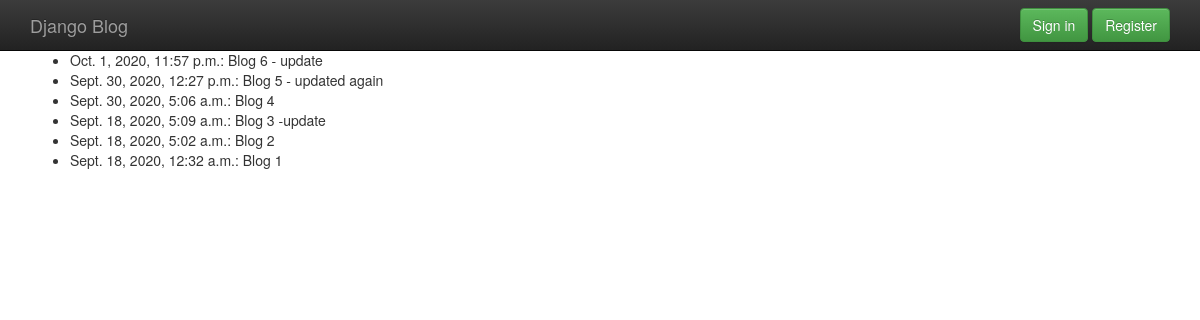
Before: /archive/ with the older database file.
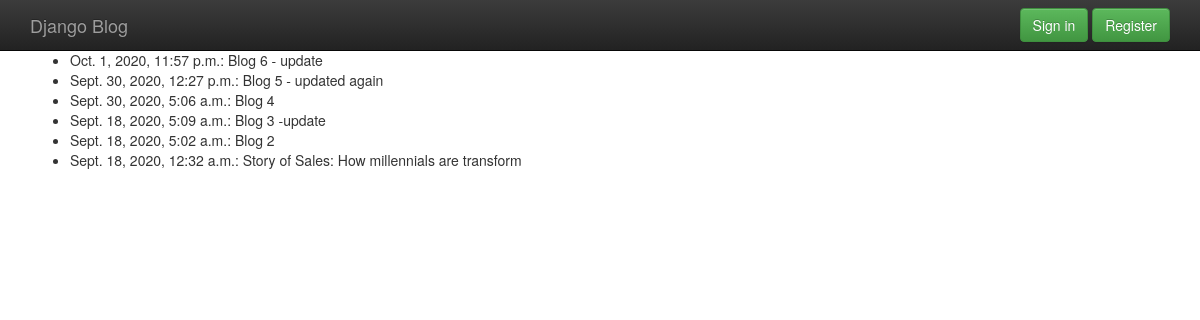
After: the same page with the newer database file.
### blog/models.py (models this page shows, shortened)
class Post(models.Model):
    title = models.CharField(max_length=100)
    content = models.TextField()
    date_posted = models.DateTimeField(default=timezone.now)
    author = models.ForeignKey(User, on_delete=models.CASCADE)

### blog/templates/blog/post_archive.html (shortened to what this page needs)
{% extends 'blog/base.html' %}
{% load crispy_forms_tags %}
{% block content %}
<div class="container">
    <section>
        <ul>
            {% for post in latest %}
                 <li>{{ post.date_posted }}: {{ post.title }}</li>
            {% endfor %}
        </ul>
    </section>
</div>
{% endblock content %}

Changed rows visible on the page:
changed Post: title "Blog 1" → "Story of Sales: How millennials are transform"
